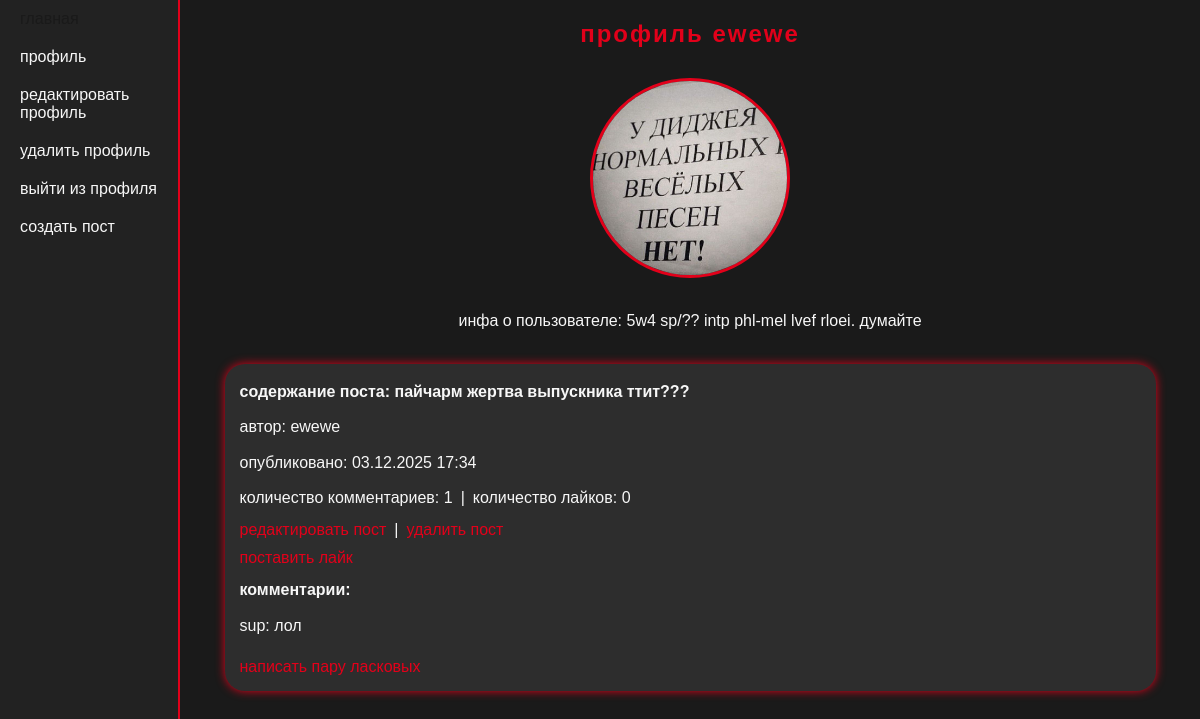
/main/account/profile/ (signed in), run on the app's committed database.
### main/models.py (models this page shows)
class MyUser(AbstractUser):
    avatar = models.ImageField(upload_to='avatars', null=True, blank=False)
    bio = models.TextField()

class Post(models.Model):
    MyUser = models.ForeignKey(MyUser, on_delete=models.CASCADE)
    post_content = models.TextField(default='')
    pub_date = models.DateTimeField(auto_now_add=True)
    likes = models.ManyToManyField(settings.AUTH_USER_MODEL, related_name="liked_posts", blank=True)

class Comment(models.Model):
    comment_text = models.CharField(max_length=150)
    post = models.ForeignKey(Post, on_delete=models.CASCADE)
    my_user = models.ForeignKey(MyUser, on_delete=models.CASCADE)

### main/views.py (the view)
# urls.py: path('account/profile/', views.profile, name='profile'),
@login_required
def profile(request):
    user_posts = Post.objects.filter(MyUser=request.user).order_by('-pub_date').annotate(
        comment_count=Count('comment'),
        like_count=Count('likes'))
    context = {'post_list': user_posts,}
    return render(request, 'profile.html', context)

### main/templates/profile.html (shortened to what this page needs)
{% extends "basic.html" %}
{% block content %}
    <h2>профиль {{ user.username }}</h2>
    {% if user.avatar %}
        <img src="{{ user.avatar.url }}" alt="аватарка" width="200" height="200">
    {% else %}
        <p>здесь аватарка (не найдено)</p>
    {% endif %}
    <p>инфа о пользователе: {{ user.bio }}</p>
    {% if post_list %}
        {% for p in post_list %}
            <div class="post">
                <p><strong>содержание поста: {{ p.post_content }}</strong></p>
                <p>автор: {{ p.MyUser }}</p>
                <p>опубликовано: {{ p.pub_date|date:"d.m.Y H:i" }}</p>
                <div class="statistics">
                    <p>количество комментариев: {{ p.comment_count }}</p> <span> | </span>
                    <p>количество лайков: {{ p.like_count }}</p>
                </div>
                {% if request.user == p.MyUser %}
                    <div class="actions-w-post">
                        <a href="{% url 'main:edit-post' pk=p.id %}">редактировать пост</a> <span> | </span>
                        <a href="{% url 'main:delete-post' pk=p.id %}">удалить пост</a>
                    </div>
                {% endif %}
                <a href="{% url 'main:toggle_like' pk=p.pk %}">
                    {% if request.user in p.likes.all %}
                        убрать лайк
                    {% else %}
                        поставить лайк
                    {% endif %}
                </a>
                <p><strong>комментарии:</strong></p>
                {% for comment in p.comment_set.all %}
                    <p>{{ comment.my_user.username }}: {{ comment.comment_text }}</p>
                {% empty %}
                    <p>прокомментируйте этот пост первым</p>
                {% endfor %}
                <a href="{% url 'main:add-comment' pk=p.id %}">написать пару ласковых</a>
            </div>
        {% endfor %}
    {% else %}
        <p>посты не найдены</p>
    {% endif %}
{% endblock %}

### static/main/styles.css (style rules this page uses)
* { margin: 0; padding: 0; box-sizing: border-box; }
body { font-family: 'Arial', sans-serif; color: #F7F7F7; background-color: #1A1A1A; }
a { text-decoration: none; color: #E2001A; }
.post { background-color: #2D2D2D; padding: 15px; width: 95%; box-shadow: 0 0 10px #E2001A; display: flex; flex-direction: column; gap: 10px; border-radius: 20px; }
.post p { line-height: 1.5; color: #F7F7F7; }
.post a { display: block; color: #E2001A; }
.content h2 { color: #E2001A; letter-spacing: 2px; }
.content p { line-height: 1.6; color: #F7F7F7; }
.content img { width: 200px; height: 200px; object-fit: cover; display: block; border: 3px solid #E2001A; border-radius: 50%; }
.actions-w-post, .statistics, .actions-w-com { display: flex; gap: 0.5em; align-items: center; }

### data on the page
MyUser: username "ewewe", avatar (picture), bio "5w4 sp/?? intp phl-mel lvef rloei. думайте"
Post: post_content "пайчарм жертва выпускника ттит???", MyUser "ewewe", pub_date "03.12.2025 17:34", comment_count "1", like_count "0", shows "редактировать пост", shows "поставить лайк"
Comment: my_user.username "sup", comment_text "лол"
